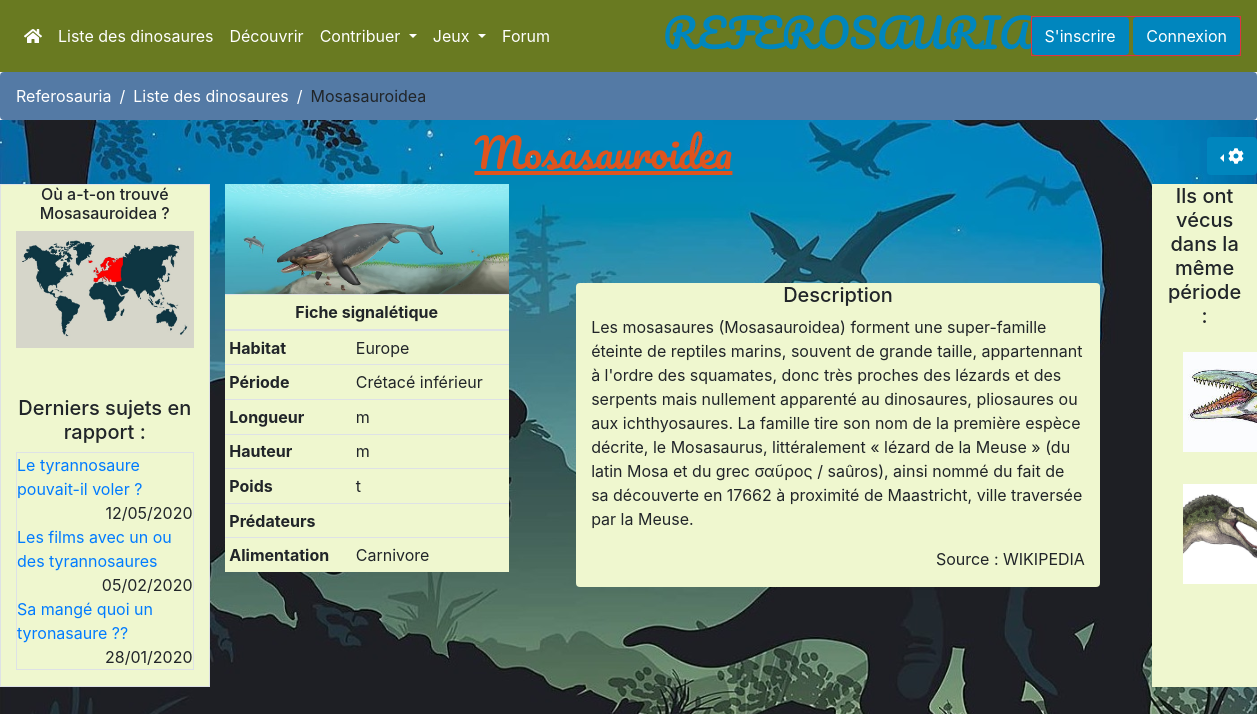
The app's page /views/creature.php?id=16 with its own data.
### tables this page shows
CREATE TABLE IF NOT EXISTS `r3f3r0_creatures` (
  `id` int(11) NOT NULL AUTO_INCREMENT,
  `name` varchar(255) NOT NULL,
  `addDate` date DEFAULT NULL,
  `miniImage` varchar(255) DEFAULT '../assets/img/miniImgDefault.png',
  `mainImage` varchar(255) NOT NULL,
  `detailImage` varchar(255) DEFAULT NULL,
  `description` text NOT NULL,
  `discovery` text DEFAULT NULL,
  `etymology` text DEFAULT NULL,
  `paleobiology` text DEFAULT NULL,
  `minWidth` float DEFAULT NULL,
  `maxWidth` float DEFAULT NULL,
  `minHeight` float DEFAULT NULL,
  `maxHeight` float DEFAULT NULL,
  `minWeight` float DEFAULT NULL,
  `maxWeight` float DEFAULT NULL,
  `predatory` varchar(50) DEFAULT 'Aucun',
  `id_r3f3r0_categories` int(11) DEFAULT NULL,
  `id_r3f3r0_period` int(11) DEFAULT NULL,
  `id_r3f3r0_discoverer` int(11) DEFAULT NULL,
  `id_r3f3r0_diet` int(11) DEFAULT NULL,
  `id_r3f3r0_environment` int(11) DEFAULT NULL,
  PRIMARY KEY (`id`),
  KEY `r3f3r0_creatures_r3f3r0_categories_FK` (`id_r3f3r0_categories`),
  KEY `r3f3r0_creatures_r3f3r0_period_FK` (`id_r3f3r0_period`) USING BTREE,
  KEY `	r3f3r0_creatures_r3f3r0_discoverer_FK` (`id_r3f3r0_discoverer`),
  KEY `	r3f3r0_creatures_r3f3r0_diet_FK` (`id_r3f3r0_diet`),
  KEY `r3f3r0_creatures_r3f3r0_environment_FK` (`id_r3f3r0_environment`) USING BTREE
);

CREATE TABLE IF NOT EXISTS `r3f3r0_environment` (
  `id` int(11) NOT NULL AUTO_INCREMENT,
  `name` varchar(255) NOT NULL,
  PRIMARY KEY (`id`)
);

CREATE TABLE IF NOT EXISTS `r3f3r0_period` (
  `id` int(11) NOT NULL AUTO_INCREMENT,
  `name` varchar(55) DEFAULT NULL,
  PRIMARY KEY (`id`)
);

CREATE TABLE IF NOT EXISTS `r3f3r0_diet` (
  `id` int(11) NOT NULL AUTO_INCREMENT,
  `name` varchar(55) DEFAULT NULL,
  PRIMARY KEY (`id`)
);

### models/database.php (called while the page is built, shortened)
<?php
class database {
    private static $instance = NULL;
    public function __construct() {
        try {
            $this->db = new PDO('mysql:host=localhost;dbname=referosauria;charset=utf8', 'root', '');
        } catch (Exception $error) {
            die($error->getMessage());
        }
    }
    public static function getInstance() {
        if (is_null(self::$instance)) {
            self::$instance = new database();
        }
        return self::$instance->db;
    }
}
?>

### models/creatureModel.php (called while the page is built, shortened)
<?php
class creature
{
    public $id = 0;
    public $period = 0;
    private $db = NULL;
    public function __construct() {
        $this->db = database::getInstance();
        $this->db->setAttribute(PDO::ATTR_ERRMODE,PDO::ERRMODE_EXCEPTION);
    }
    public function getSingleDinoInfo(){
        $creatureQuery = $this->db->prepare(
            'SELECT
                `crea`.`id`
                , `crea`.`name`
                , `crea`.`mainImage`
                , `crea`.`detailImage`
                , `crea`.`description`
                , `crea`.`discovery`
                , `crea`.`etymology`
                , `crea`.`paleobiology`
                , `crea`.`minWidth`
                , `crea`.`maxWidth`
                , `crea`.`minHeight`
                , `crea`.`maxHeight`
                , `crea`.`minWeight`
                , `crea`.`maxWeight`
                , `crea`.`predatory`
                , `crea`.`id_r3f3r0_categories`
                , `crea`.`id_r3f3r0_period` AS `period`
                , `crea`.`id_r3f3r0_discoverer`
                , `crea`.`id_r3f3r0_diet` AS `diet`
                ,`perTab`.`id` AS `perId`
                ,`perTab`.`name` AS `perName`
                ,`dietTab`.`id` AS `dietId`
                ,`dietTab`.`name` AS `dietName`
                ,`envTab`.`id` AS `envId`
                ,`envTab`.`name` AS `envName`
            FROM
                `r3f3r0_creatures` AS `crea`
            INNER JOIN `r3f3r0_period` AS `perTab` ON `crea`.`id_r3f3r0_period` = `perTab`.`id`
            INNER JOIN `r3f3r0_diet` AS `dietTab` ON `crea`.`id_r3f3r0_diet` = `dietTab`.`id`
            INNER JOIN `r3f3r0_environment` AS `envTab` ON `crea`.`id_r3f3r0_environment` = `envTab`.`id`
            WHERE
                `crea`.`id` = :id
            ');
            $creatureQuery->bindvalue(':id', $this->id, PDO::PARAM_INT);
            $creatureQuery->execute();
            return $creatureQuery->fetch(PDO::FETCH_OBJ);
    }
    public function getCreaEnvironments(){
        $envQuery = $this->db->query(
            'SELECT
                `id`
                ,`name`
            FROM
                `r3f3r0_environment`
        ');
        return $envQuery->fetchAll(PDO::FETCH_OBJ);
    }
    public function getCreaturesByPeriod(){
        $creaturesByPeriodQuery = $this->db->prepare(
            'SELECT
                `id`
                , `miniImage`
            FROM
                `r3f3r0_creatures`
            WHERE
                `id_r3f3r0_period` = :period
            ORDER BY RAND ()
            LIMIT 3
        ');
        $creaturesByPeriodQuery->bindValue(':period', $this->period, PDO::PARAM_STR);
        $creaturesByPeriodQuery->execute();
        return $creaturesByPeriodQuery->fetchAll(PDO::FETCH_OBJ);
    }
}

### controllers/creatureController.php (called while the page is built, shortened)
<?php
    $creature = new creature();
    $showEnvironments = $creature->getCreaEnvironments();
    if(!empty($_GET['id'])){
        $creature->id = htmlspecialchars($_GET['id']);
        $showCreatureInfo = $creature->getSingleDinoInfo();
        $creature->period = $showCreatureInfo->period;
        $showCreaturesByPeriod = $creature->getCreaturesByPeriod();
    }else{
       header('Location: dinoList.php');
       exit;
    }
    foreach ($showEnvironments as $env) {
        if($showCreatureInfo->envId == $env->id){
            $areaMap =  $env->id;
        }
    }

### views/creature.php (the view, shortened to what this page needs)
<?php
include '../models/database.php';
include '../models/creatureModel.php';
include '../controllers/creatureController.php';
include 'parts/header.php';
include '../controllers/breadcrumb.php';
?>
<section class="container-fluid my-2">
        <div class="row">
            <h1 class="text-center creaName col"><u><?= $showCreatureInfo->name ?></u></h1>
            <div class="dropdown dropleft float-left my-auto">
                <button class="btn dropdown-toggle" type="button" id="dropdownMenuButton" data-toggle="dropdown" aria-haspopup="true" aria-expanded="false"><i class="fas fa-cog"></i></button>
            </div>
        </div>
        <div class="row">
            <div class="col-md-2 text-center border divBackColor">
                <p class="h6 text-center">Où a-t-on trouvé <?= $showCreatureInfo->name ?> ?</p>
                <img src="<?= '../assets/img/local/' . $areaMap . '.jpg' ?>" class="img-fluid" />
                <p class="h5 mt-5">Derniers sujets en rapport :</p>
                <ul class="border" id="recentPostList">
                    <li><a href="#">Le tyrannosaure pouvait-il voler ?</a></li>
                    <li>12/05/2020</li>
                    <li><a href="#">Les films avec un ou des tyrannosaures</a></li>
                    <li>05/02/2020</li>
                    <li><a href="#">Sa mangé quoi un tyronasaure ??</a></li>
                    <li>28/01/2020</li>
                </ul>
            </div>
            <div class="col-3">
                <div class="row">
                    <div class="col-md-12 m-auto">
                        <img class="img-fluid" src="../<?= $showCreatureInfo->mainImage ?>" />
                    </div>
                    <div class="col-md-12">
                        <table class="table table-sm divBackColor">
                            <thead>
                                <th colspan="2" class="text-center">Fiche signalétique</th>
                            </thead>
                            <tbody>
                                <tr>
                                    <th scope="row">Habitat</th>
                                    <td><?= $showCreatureInfo->envName ?></td>
                                </tr>
                                <tr>
                                    <th scope="row">Période</th>
                                    <td><?= $showCreatureInfo->perName ?></td>
                                </tr>
                                <tr>
                                    <th scope="row">Longueur</th>
                                    <td><?= $showCreatureInfo->minWidth ?>m<?= isset($showCreatureInfo->maxWidth) ? '  à  ' .$showCreatureInfo->maxWidth . 'm': '' ?></td>
                                </tr>
                                <tr>
                                    <th scope="row">Hauteur</th>
                                    <td><?= $showCreatureInfo->minHeight ?>m<?= isset($showCreatureInfo->maxHeight) ? '  à  ' .$showCreatureInfo->maxHeight . 'm': '' ?></td>
                                </tr>
                                <tr>
                                    <th scope="row">Poids</th>
                                    <td><?= $showCreatureInfo->minWeight ?>t<?= isset($showCreatureInfo->maxWeight) ? '  à  ' .$showCreatureInfo->maxWeight . 't': '' ?></td>
                                </tr>
                                <tr>
                                    <th scope="row">Prédateurs</th>
                                    <td><?= $showCreatureInfo->predatory ?></td>
                                </tr>
                                <tr>
                                    <th scope="row">Alimentation</th>
                                    <td><?= $showCreatureInfo->dietName ?></td>
                                </tr>
                            </tbody>
                        </table>
                    </div>
                </div>
            </div>
            <div class="col-md-5 m-auto divBackColor rounded">
                <p class="h5 text-center">Description</p>
                <p><?= $showCreatureInfo->description ?></p>
                <p class="text-right">Source : WIKIPEDIA</p>
            </div>
            <div class="col-md-1 text-center divBackColor">
                <p class="h5 text-center">Ils ont vécus dans la même période :</p>
                <?php foreach($showCreaturesByPeriod as $crea){ ?>
                    <div><a href="creature.php?id=<?= $crea->id ?>"><img src="<?= $crea->miniImage ?>" width="100px" height="100px"  class="m-3" /></a></div>
                <?php } ?>
            </div>
        </div>
</section>
<?php include 'parts/footer.php' ?>

### assets/css/style.css (style rules this page uses)
* { margin: 0; padding: 0; }
body { background-image: url('../img/bg.jpg'); background-position: top center; background-attachment:scroll; background-size: cover; }
.btn { background-color : #0086BE !important; color : white !important; }
.creaName { color : #DE541E; font-family: 'Pacifico', cursive; }
.divBackColor { background-color: #EFF7CF; }
#recentPostList li { list-style: none; }
#recentPostList li:nth-child(odd) { text-align: left; }
#recentPostList li:nth-child(even) { text-align: right; }

### records on screen
r3f3r0_creatures: name "Mosasauroidea", mainImage (picture), id_r3f3r0_environment.name "Europe", id_r3f3r0_period.name "Crétacé inférieur", id_r3f3r0_diet.name "Carnivore", description "Les mosasaures (Mosasauroidea) forment une super-famille éteinte de reptiles marins, souvent de grande taille, appartennant à l'ordre des squamates, donc très proches des lézards et des serpents mais nullement apparenté au dinosaures, pliosaures ou aux ichthyosaures. La famille tire son nom de la première espèce décrite, le Mosasaurus, littéralement « lézard de la Meuse » (du latin Mosa et du grec σαῦρος / saûros), ainsi nommé du fait de sa découverte en 17662 à proximité de Maastricht, ville traversée par la Meuse.", miniImage (picture)
r3f3r0_creatures: miniImage (picture)

### other values on screen
$name "Referosauria"
$name "Liste des dinosaures"
$name "Mosasauroidea"
